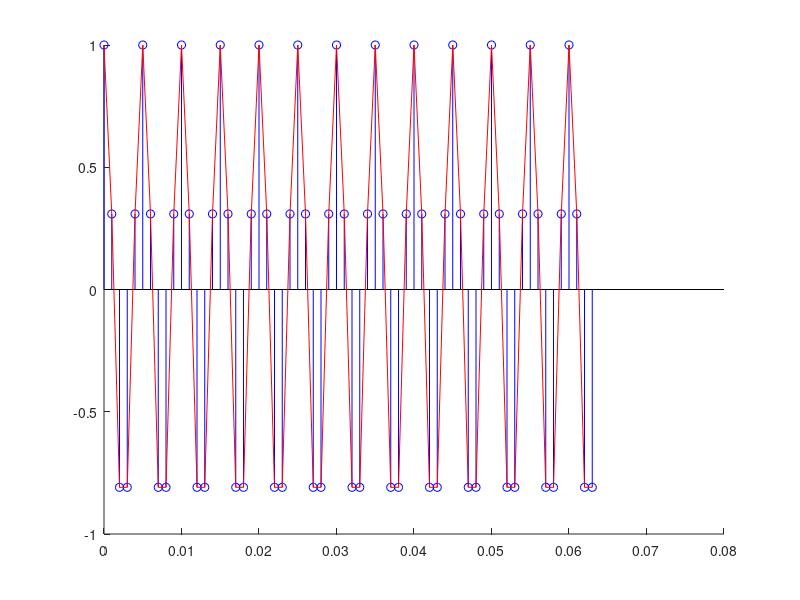

This figure's MATLAB source: (Note: this script raises an error after producing the figure.)
% Generates a 200 Hz cosine wave 
%
N = 64; % 64 data points
fs = 1000;   % 1 kHz sampling frequency
T = 1/fs;    % sample period
f = 200;
fs2 = 10000;% signal frequency in Hz
T2 = 1/fs2;
n = 0:N-1;  % discrete time vector

x = cos(2*pi*f*n*T); % signal definition
x2 = cos(2*pi*f*n*T2);

% plot the signal against time

% 1.1
hold on
stem(n*T, x, "b");
plot(n*T, x, "r");
% 1.2
hold on
plot(n*T2, x2, "bl");
stem(n*T2, x2, "g");

axis([0 0.01 -2 2])
title("200 Hz cosine")
xlabel("Time");
ylabel("x(nT)");
